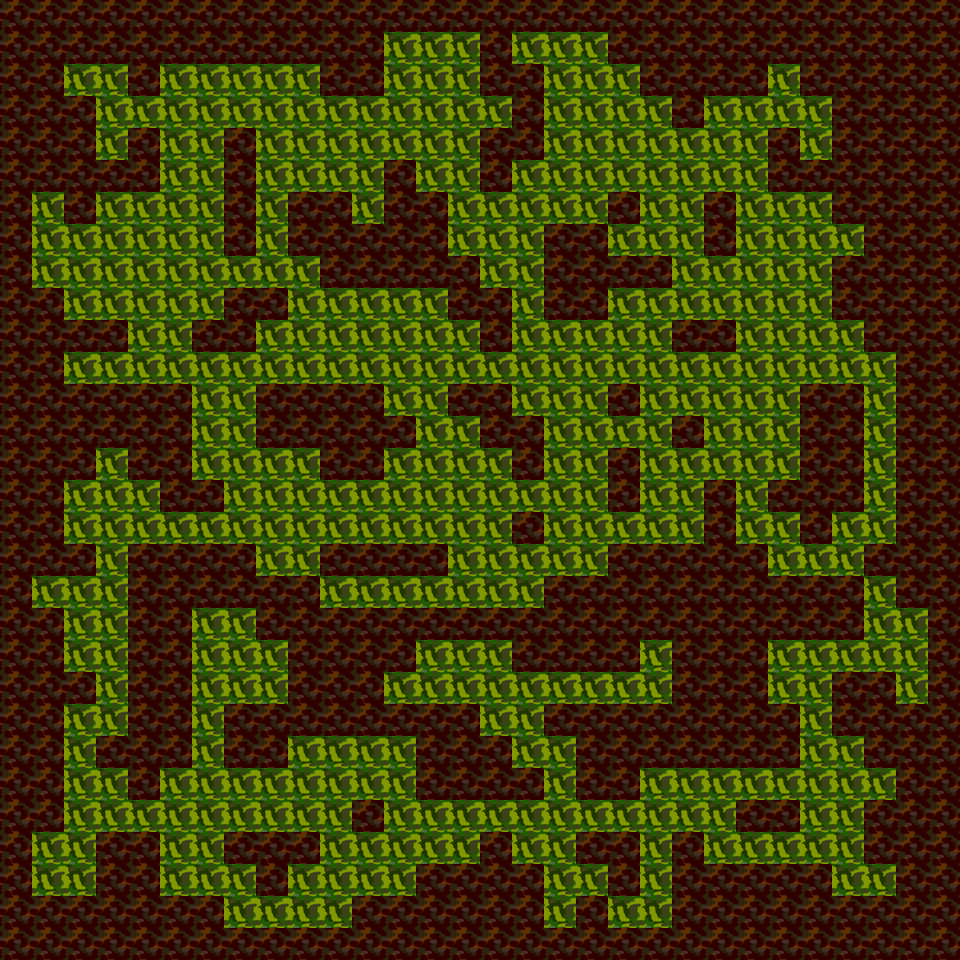

A 2D game scene composited from a Tiled map and its tileset images. What follows is a short description and the map's XML, with every tile layer's data as written:
An orthogonal 30x30 tile map with 32x32 px tiles, 1 tile layer (Tile Layer 1), 2 tilesets and 3 objects (3x Resources).

<map version="1.10" tiledversion="1.11.0" orientation="orthogonal" renderorder="right-down" width="30" height="30" tilewidth="32" tileheight="32" infinite="0" nextlayerid="3" nextobjectid="6">
 <tileset firstgid="1" source="tiles.tsx" />
 <tileset firstgid="65" source="objects.tsx" />
 <layer id="1" name="Tile Layer 1" width="30" height="30" locked="1">
  <data encoding="csv">
1,1,1,1,1,1,1,1,1,1,1,1,1,1,1,1,1,1,1,1,1,1,1,1,1,1,1,1,1,1,
1,1,1,1,1,1,1,1,1,1,1,1,2,2,2,1,2,2,2,1,1,1,1,1,1,1,1,1,1,1,
1,1,2,2,1,2,2,2,2,2,1,1,2,2,2,1,1,2,2,2,1,1,1,1,2,1,1,1,1,1,
1,1,1,2,2,2,2,2,2,2,2,2,2,2,2,2,1,2,2,2,2,1,2,2,2,2,1,1,1,1,
1,1,1,2,1,2,2,1,2,2,2,2,2,2,2,1,1,2,2,2,2,2,2,2,1,2,1,1,1,1,
1,1,1,1,1,2,2,1,2,2,2,2,1,2,2,1,2,2,2,2,2,2,2,2,1,1,1,1,1,1,
1,2,1,2,2,2,2,1,2,1,1,2,1,1,2,2,2,2,2,1,2,2,1,2,2,2,1,1,1,1,
1,2,2,2,2,2,2,1,2,1,1,1,1,1,2,2,2,1,1,2,2,2,1,2,2,2,2,1,1,1,
1,2,2,2,2,2,2,2,2,2,1,1,1,1,1,2,2,1,1,1,1,2,2,2,2,2,1,1,1,1,
1,1,2,2,2,2,2,1,1,2,2,2,2,2,1,1,2,1,1,2,2,2,2,2,2,2,1,1,1,1,
1,1,1,1,2,2,1,1,2,2,2,2,2,2,2,1,2,2,2,2,2,1,1,2,2,2,2,1,1,1,
1,1,2,2,2,2,2,2,2,2,2,2,2,2,2,2,2,2,2,2,2,2,2,2,2,2,2,2,1,1,
1,1,1,1,1,1,2,2,1,1,1,1,2,2,1,1,2,2,2,1,2,2,2,2,2,1,1,2,1,1,
1,1,1,1,1,1,2,2,1,1,1,1,1,2,2,1,1,2,2,2,2,1,2,2,2,1,1,2,1,1,
1,1,1,2,1,1,2,2,2,2,1,1,2,2,2,2,1,2,2,1,2,2,2,2,2,1,1,2,1,1,
1,1,2,2,2,1,1,2,2,2,2,2,2,2,2,2,2,2,2,1,2,2,1,2,1,1,1,2,1,1,
1,1,2,2,2,2,2,2,2,2,2,2,2,2,2,2,1,2,2,2,2,2,1,2,2,1,2,2,1,1,
1,1,1,2,1,1,1,1,2,2,1,1,1,1,2,2,2,2,2,1,1,1,1,1,2,2,2,1,1,1,
1,2,2,2,1,1,1,1,1,1,2,2,2,2,2,2,2,1,1,1,1,1,1,1,1,1,1,2,1,1,
1,1,2,2,1,1,2,2,1,1,1,1,1,1,1,1,1,1,1,1,1,1,1,1,1,1,1,2,2,1,
1,1,2,2,1,1,2,2,2,1,1,1,1,2,2,2,1,1,1,1,2,1,1,1,2,2,2,2,2,1,
1,1,1,2,1,1,2,2,2,1,1,1,2,2,2,2,2,2,2,2,2,1,1,1,2,2,1,1,2,1,
1,1,2,2,1,1,2,1,1,1,1,1,1,1,1,2,2,1,1,1,1,1,1,1,1,2,1,1,1,1,
1,1,2,1,1,1,2,1,1,2,2,2,2,1,1,1,2,2,1,1,1,1,1,1,1,2,2,1,1,1,
1,1,2,2,1,2,2,2,2,2,2,2,2,1,1,1,1,2,1,1,2,2,2,2,2,2,2,2,1,1,
1,1,2,2,2,2,2,2,2,2,2,1,2,2,2,2,2,2,2,2,2,2,2,1,1,2,2,1,1,1,
1,2,2,1,1,2,2,1,1,1,2,2,2,2,2,1,2,2,1,1,2,1,2,2,2,2,2,1,1,1,
1,2,2,1,1,2,2,2,1,2,2,2,2,1,1,1,1,2,2,1,2,1,1,1,1,1,2,2,1,1,
1,1,1,1,1,1,1,2,2,2,2,1,1,1,1,1,1,2,1,2,2,1,1,1,1,1,1,1,1,1,
1,1,1,1,1,1,1,1,1,1,1,1,1,1,1,1,1,1,1,1,1,1,1,1,1,1,1,1,1,1
</data>
 </layer>
 <objectgroup id="2" name="Object Layer 1">
  <object id="2" type="Resources" gid="65" x="160" y="224" width="32" height="32" />
  <object id="4" type="Resources" gid="65" x="544" y="512" width="32" height="32" />
  <object id="5" type="Resources" gid="65" x="160" y="896" width="32" height="32" />
 </objectgroup>
</map>